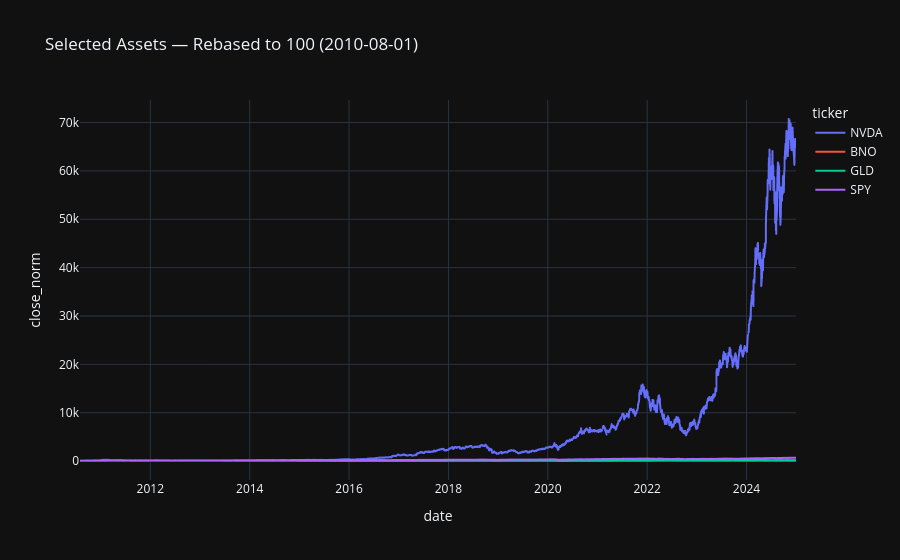

The notebook cell this image was saved under:
### Code cell
# ── Quick preview ─────────────────────────────────────────────────────────────
import plotly.express as px

df_plot = df.filter(pl.col("ticker").is_in(["SPY", "GLD", "NVDA", "BNO"]))
pd_plot = df_plot.to_pandas()

# Rebase to 100 at start
pd_plot["close_norm"] = pd_plot.groupby("ticker")["close"].transform(lambda x: x / x.iloc[0] * 100)

fig = px.line(pd_plot, x="date", y="close_norm", color="ticker",
              title="Selected Assets — Rebased to 100 (2010-08-01)",
              template="plotly_dark")
fig.show()

### Figure 1 — Plotly figure (JSON) as saved in the notebook; plotly's stock layout.template omitted (floating-point values rounded to 4 significant figures; data arrays with more than 128 entries replaced by an {"elided": "..."} marker saying what was removed)
{"data": [{"hovertemplate": "ticker=NVDA<br>date=%{x}<br>close_norm=%{y}<extra></extra>", "legendgroup": "NVDA", "line": {"color": "#636efa", "dash": "solid"}, "marker": {"symbol": "circle"}, "mode": "lines", "name": "NVDA", "showlegend": true, "type": "scattergl", "x": {"elided": "3628 str values"}, "xaxis": "x", "y": {"elided": "3628 float values"}, "yaxis": "y"}, {"hovertemplate": "ticker=BNO<br>date=%{x}<br>close_norm=%{y}<extra></extra>", "legendgroup": "BNO", "line": {"color": "#EF553B", "dash": "solid"}, "marker": {"symbol": "circle"}, "mode": "lines", "name": "BNO", "showlegend": true, "type": "scattergl", "x": {"elided": "3628 str values"}, "xaxis": "x", "y": {"elided": "3628 float values"}, "yaxis": "y"}, {"hovertemplate": "ticker=GLD<br>date=%{x}<br>close_norm=%{y}<extra></extra>", "legendgroup": "GLD", "line": {"color": "#00cc96", "dash": "solid"}, "marker": {"symbol": "circle"}, "mode": "lines", "name": "GLD", "showlegend": true, "type": "scattergl", "x": {"elided": "3628 str values"}, "xaxis": "x", "y": {"elided": "3628 float values"}, "yaxis": "y"}, {"hovertemplate": "ticker=SPY<br>date=%{x}<br>close_norm=%{y}<extra></extra>", "legendgroup": "SPY", "line": {"color": "#ab63fa", "dash": "solid"}, "marker": {"symbol": "circle"}, "mode": "lines", "name": "SPY", "showlegend": true, "type": "scattergl", "x": {"elided": "3628 str values"}, "xaxis": "x", "y": {"elided": "3628 float values"}, "yaxis": "y"}], "layout": {"legend": {"title": {"text": "ticker"}, "tracegroupgap": 0}, "title": {"text": "Selected Assets — Rebased to 100 (2010-08-01)"}, "xaxis": {"anchor": "y", "domain": [0.0, 1.0], "title": {"text": "date"}}, "yaxis": {"anchor": "x", "domain": [0.0, 1.0], "title": {"text": "close_norm"}}}}
